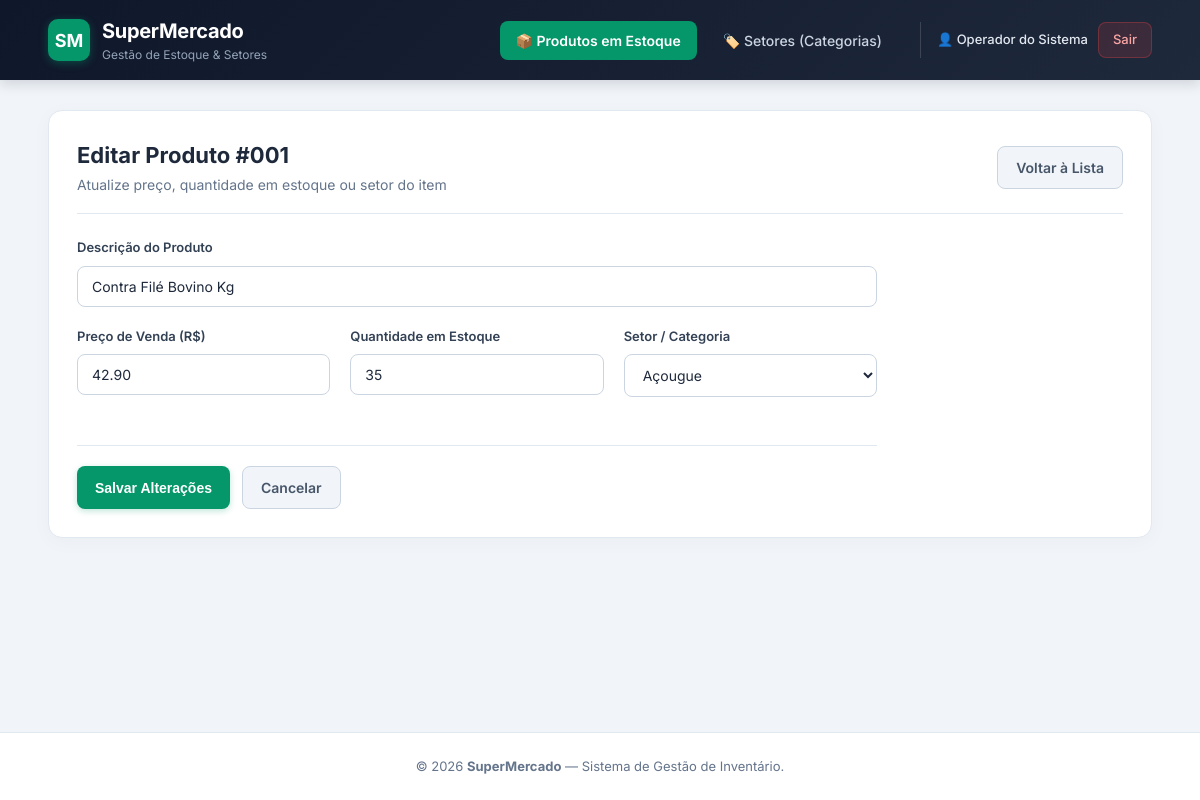
The app's page /public/index.php?page=produtos&action=edit&id=1 (signed in) with its own data.
### tables this page shows
CREATE TABLE IF NOT EXISTS `produtos` (
    `id` INT(11) NOT NULL AUTO_INCREMENT,
    `descricao` VARCHAR(255) NOT NULL,
    `preco` DECIMAL(10, 2) NOT NULL,
    `estoque` INT(11) NOT NULL,
    `categoria_id` INT(11) NOT NULL,
    PRIMARY KEY (`id`),
    FOREIGN KEY (`categoria_id`) REFERENCES `categorias`(`id`) ON DELETE CASCADE
);

### controllers/ProdutoController.php (called while the page is built, shortened)
<?php
include_once __DIR__ . '/../config/database.php';
include_once __DIR__ . '/../models/Produto.php';
include_once __DIR__ . '/../models/Categoria.php';
class ProdutoController {
    private $produto;
    private $categoria;
    public function __construct() {
        $database = new Database();
        $this->conn = $database->getConnection();
        $this->produto = new Produto($this->conn);
        $this->categoria = new Categoria($this->conn);
    }
    public function readOne($id) {
        $this->produto->id = $id;
        $this->produto->readOne();
        return $this->produto;
    }
    public function getCategorias() {
        $stmt = $this->categoria->read();
        return $stmt;
    }
}
?>

### config/database.php (called while the page is built, shortened)
<?php
class Database {
    private $host = "localhost";
    private $db_name = "estoque_mercado_db";
    private $username = "root";
    private $password = "";
    public function getConnection(){
        $this->conn = null;
        try{
            $this->conn = new PDO("mysql:host=" . $this->host . ";dbname=" . $this->db_name, $this->username, $this->password);
            $this->conn->exec("set names utf8");
        }catch(PDOException $exception){
            echo "Erro de conexão: " . $exception->getMessage();
        }
        return $this->conn;
    }
}
?>

### models/Produto.php (called while the page is built, shortened)
<?php
class Produto {
    private $conn;
    private $table_name = "produtos";
    public $id;
    public function __construct($db){
        $this->conn = $db;
    }
    function readOne(){
        $query = "SELECT
                    c.nome as categoria_nome, p.id, p.descricao, p.preco, p.estoque, p.categoria_id
                FROM
                    " . $this->table_name . " p
                    LEFT JOIN
                        categorias c
                            ON p.categoria_id = c.id
                WHERE
                    p.id = ?
                LIMIT
                    0,1";
        $stmt = $this->conn->prepare($query);
        $stmt->bindParam(1, $this->id);
        $stmt->execute();
        $row = $stmt->fetch(PDO::FETCH_ASSOC);
        $this->descricao = $row["descricao"];
        $this->preco = $row["preco"];
        $this->estoque = $row["estoque"];
        $this->categoria_id = $row["categoria_id"];
    }
}
?>

### models/Categoria.php (called while the page is built, shortened)
<?php
class Categoria {
    private $conn;
    private $table_name = "categorias";
    public function __construct($db){
        $this->conn = $db;
    }
    function read(){
        $query = "SELECT id, nome FROM " . $this->table_name . " ORDER BY nome";
        $stmt = $this->conn->prepare($query);
        $stmt->execute();
        return $stmt;
    }
}
?>

### views/produtos/edit_prod.php (the view, shortened to what this page needs)
<?php
include_once __DIR__ . '/../../controllers/ProdutoController.php';
$controller = new ProdutoController();
$id = isset($_GET['id']) ? $_GET['id'] : die('ID do produto não fornecido.');
$produto = $controller->readOne($id);
$categorias_stmt = $controller->getCategorias();
include __DIR__ . '/../../views/includes/header.php';
?>
<div class="page-header">
    <div>
        <h2>Editar Produto #<?php echo str_pad($id, 3, '0', STR_PAD_LEFT); ?></h2>
        <p class="subtitle">Atualize preço, quantidade em estoque ou setor do item</p>
    </div>
    <a href="/estoque_mercado/public/index.php?page=produtos" class="btn btn-secondary">Voltar à Lista</a>
</div>
<form action="/estoque_mercado/public/index.php?page=produtos&action=edit&id=<?php echo $id; ?>" method="POST" class="modern-form">
    <div class="form-group">
        <label for="descricao">Descrição do Produto</label>
        <input type="text" id="descricao" name="descricao" value="<?php echo htmlspecialchars($produto->descricao, ENT_QUOTES); ?>" required>
    </div>
    <div class="form-row">
        <div class="form-group">
            <label for="preco">Preço de Venda (R$)</label>
            <input type="number" id="preco" name="preco" step="0.01" min="0" value="<?php echo htmlspecialchars($produto->preco, ENT_QUOTES); ?>" required>
        </div>
        <div class="form-group">
            <label for="estoque">Quantidade em Estoque</label>
            <input type="number" id="estoque" name="estoque" step="1" min="0" value="<?php echo htmlspecialchars($produto->estoque, ENT_QUOTES); ?>" required>
        </div>
        <div class="form-group">
            <label for="categoria_id">Setor / Categoria</label>
            <select id="categoria_id" name="categoria_id" required>
                <?php
                while ($categoria = $categorias_stmt->fetch(PDO::FETCH_ASSOC)) {
                    $selected = ($categoria['id'] == $produto->categoria_id) ? 'selected' : '';
                    echo "<option value=\"" . $categoria['id'] . "\" {$selected}>" . htmlspecialchars($categoria['nome']) . "</option>";
                }
                ?>
            </select>
        </div>
    </div>
    <div class="form-actions">
        <button type="submit" class="btn btn-primary">Salvar Alterações</button>
        <a href="/estoque_mercado/public/index.php?page=produtos" class="btn btn-secondary">Cancelar</a>
    </div>
</form>
<?php include __DIR__ . '/../../views/includes/footer.php'; ?>

### public/css/style.css (style rules this page uses)
:root { --bg-body: #f1f5f9; --bg-card: #ffffff; --topbar-bg: #0f172a; --primary: #059669; --primary-hover: #047857; --text-main: #1e293b; --text-muted: #64748b; --border-color: #e2e8f0; --edit-bg: #eff6ff; --edit-text: #2563eb; --delete-bg: #fef2f2; --delete-text: #dc2626; }
* { box-sizing: border-box; margin: 0; padding: 0; }
body { font-family: 'Inter', -apple-system, BlinkMacSystemFont, "Segoe UI", Roboto, sans-serif; background-color: var(--bg-body); color: var(--text-main); line-height: 1.5; display: flex; flex-direction: column; min-height: 100vh; }
.page-header { display: flex; justify-content: space-between; align-items: center; margin-bottom: 24px; padding-bottom: 18px; border-bottom: 1px solid var(--border-color); flex-wrap: wrap; gap: 15px; }
.page-header h2 { font-size: 22px; font-weight: 700; color: var(--text-main); }
.subtitle { font-size: 14px; color: var(--text-muted); margin-top: 2px; }
.btn { display: inline-flex; align-items: center; justify-content: center; padding: 10px 18px; font-size: 14px; font-weight: 600; border-radius: 8px; text-decoration: none; cursor: pointer; border: none; transition: all 0.2s ease; }
.btn-primary { background-color: var(--primary); color: #ffffff; box-shadow: 0 2px 6px rgba(5, 150, 105, 0.25); }
.btn-secondary { background-color: #f1f5f9; color: #475569; border: 1px solid #cbd5e1; }
.modern-form { max-width: 800px; }
.form-group { margin-bottom: 20px; }
.form-row { display: grid; grid-template-columns: repeat(auto-fit, minmax(200px, 1fr)); gap: 20px; }
.modern-form label { display: block; font-size: 13px; font-weight: 600; color: #334155; margin-bottom: 8px; }
.modern-form input, .modern-form select { width: 100%; padding: 11px 14px; font-size: 14px; font-family: inherit; color: var(--text-main); background-color: #fff; border: 1px solid #cbd5e1; border-radius: 8px; transition: border-color 0.2s, box-shadow 0.2s; }
.form-actions { margin-top: 28px; padding-top: 20px; border-top: 1px solid var(--border-color); display: flex; gap: 12px; }

### records on screen
produtos: descricao "Contra Filé Bovino Kg", preco "42.90", estoque "35"

### other values on screen
$nome_operador "Operador do Sistema"
str_pad($id, 3, '0', STR_PAD_LEFT) "001"
form field categoria_id "Açougue"
